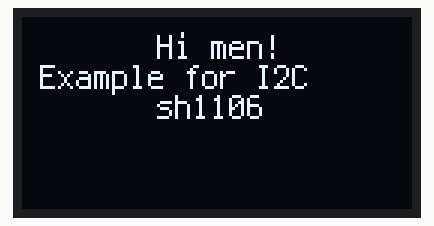
Recording of a program running on a simulated Raspberry Pi Pico running CircuitPython. Shown: 130×64 one-colour display.

Above: at 0.1 s.

The program:

code.py
```python
import board
import busio
import displayio
import terminalio
from adafruit_display_text import label
import adafruit_displayio_sh1106
import time

displayio.release_displays()

i2c = busio.I2C(board.GP1, board.GP0)
display_bus = displayio.I2CDisplay(i2c, device_address=0x3c)

WIDTH = 130 #should be 128, but at the right side of the screen there are some disturb
HEIGHT = 64
BORDER = 5
WHITE = 0xFFFFFF
BLACK = 0x000000

display = adafruit_displayio_sh1106.SH1106(display_bus, width=WIDTH, height=HEIGHT)

# Make the display context
splash = displayio.Group()
display.show(splash)

color_bitmap = displayio.Bitmap(WIDTH, HEIGHT, 1)
color_palette = displayio.Palette(1)
color_palette[0] = BLACK  # White

bg_sprite = displayio.TileGrid(color_bitmap, pixel_shader=color_palette, x=0, y=0)
splash.append(bg_sprite)

# Draw a smaller inner rectangle
#inner_bitmap = displayio.Bitmap(WIDTH - BORDER * 2, HEIGHT - BORDER * 2, 1)
#inner_palette = displayio.Palette(1)
#inner_palette[0] = BLACK  # Black
#inner_sprite = displayio.TileGrid(inner_bitmap, pixel_shader=inner_palette, x=BORDER, y=BORDER)
#splash.append(inner_sprite)

# Draw a label
text = "Hi men!"
text_area = label.Label(terminalio.FONT, text=text, color=WHITE, x=WIDTH // 2 - 20, y=10)
splash.append(text_area)

text = "Example for I2C"
text_area = label.Label(terminalio.FONT, text=text, color=WHITE, x=6, y=20)
splash.append(text_area)

text = "sh1106"
text_area = label.Label(terminalio.FONT, text=text, color=WHITE, x=WIDTH // 2 - 20, y=30)
splash.append(text_area)


while True:
    pass
```
